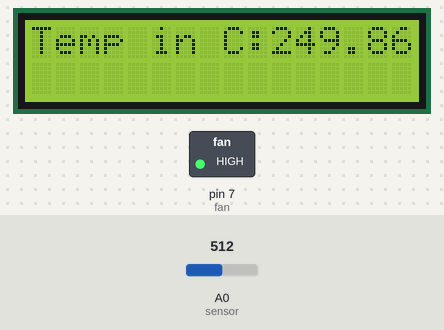
A sketch run on a simulated Arduino Uno, built with avr-gcc and run on an emulated ATmega328P. Shown: 16×2 character LCD, switched loads named in the sketch (green lamp = pin HIGH). The test bench sets the inputs (shaded band); at power-on: A0 (sensor) = 512.

Above: at 1.2 s.
1.3 s: A0 (sensor) set to 56
At 2.5 s:
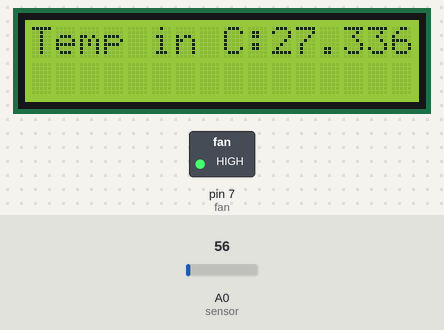
3.5 s: A0 (sensor) set to 47
At 5.2 s:
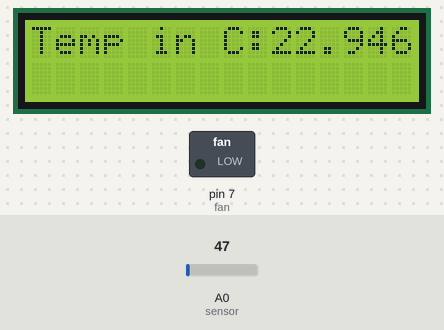
5.5 s: A0 (sensor) set to 15
At 7.1 s:
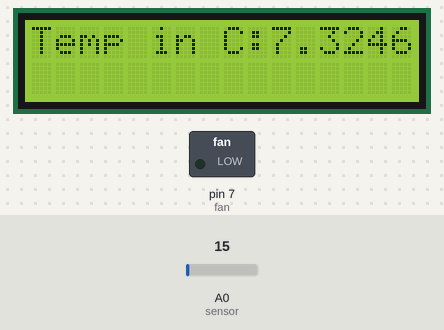
Timing chart, 0 to 8.6 s (numbered marks = the images above; inputs shaded):
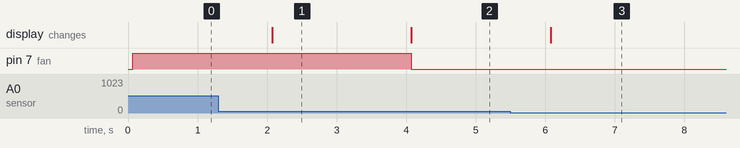

Measured:
- the behaviour switches between 52 and 51 on A0 (sensor) (found by bisection; images 1 and 2)
- after the input at 1.3 s, the display: changes after 0.77 s (image 1)
- after the input at 3.5 s, pin 7 (fan): HIGH → LOW after 0.58 s; the display: changes after 0.58 s (image 2)
- after the input at 5.5 s, the display: changes after 0.58 s (image 3)

The sketch:

SEU.IS.17.ICT.023.ino
```cpp
#include<LiquidCrystal.h>
int sensor=A0;
float temp;
float tempc;
int fan=7;

LiquidCrystal lcd(13,12,11,10,9,8);


void setup() {
 pinMode(sensor,INPUT);
 pinMode(fan,OUTPUT);
 lcd.begin(16,2);

}

void loop() {
 temp=analogRead(sensor);
 tempc=(temp*4.88)/10;
 lcd.setCursor(0,0);
 lcd.print("Temp in C:");
 lcd.print(tempc);
 lcd.setCursor(0,1);

 if(tempc>=25){
  digitalWrite(fan,1);
 }
 if(tempc<25){
   digitalWrite(fan,0);
 }

 delay(1000);
}
```
